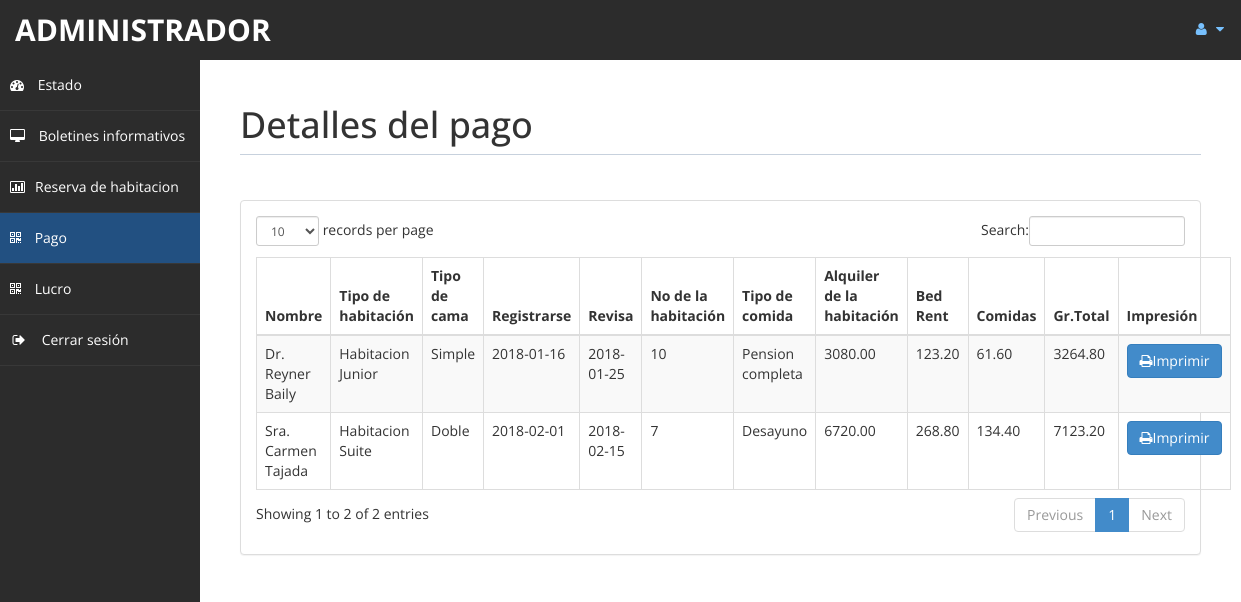
The app's page /admin/payment.php (signed in) with its own data.
### tables this page shows
CREATE TABLE `pagos` (
  `id` int(11) DEFAULT NULL,
  `id_reserva` int(10) UNSIGNED NOT NULL,
  `ttot` double(8,2) DEFAULT NULL,
  `fintot` double(8,2) DEFAULT NULL,
  `mepr` double(8,2) DEFAULT NULL,
  `btot` double(8,2) DEFAULT NULL,

  CONSTRAINT PRIMARY KEY (`id`),
  CONSTRAINT FOREIGN KEY (`id_reserva`) REFERENCES `reservas`(`id`) ON UPDATE CASCADE

);

CREATE TABLE `clientes` (
  `id` int(10) UNSIGNED NOT NULL,
  `trato` varchar(5) DEFAULT NULL,
  `nombres` text,
  `apellidos` text,
  `email` varchar(200) DEFAULT NULL,
  `nacionalidad` varchar(50) DEFAULT NULL,
  `pais` varchar(40) DEFAULT NULL,
  `telef` text,
  
  CONSTRAINT PRIMARY KEY (`id`)
);

CREATE TABLE `habitaciones` (
  `id` int(10) UNSIGNED NOT NULL,                
  `tipo_habitacion` varchar(30) DEFAULT NULL,
  `tipo_cama` varchar(20) DEFAULT NULL,
  `estado_hab` varchar(20) DEFAULT NULL,

  CONSTRAINT PRIMARY KEY (`id`)

);

CREATE TABLE `reservas` (
  `id` int(10) UNSIGNED NOT NULL,
  `id_cliente` int(10) UNSIGNED NOT NULL,
  `nro_habitacion` int(10) UNSIGNED NOT NULL,
  `comidas` varchar(30) DEFAULT NULL,
  `fecha_entrada` date DEFAULT NULL,
  `fecha_salida` date DEFAULT NULL,
  `estado` varchar(15) DEFAULT NULL,
  `cant_dias` int(11) DEFAULT NULL,
  
  CONSTRAINT PRIMARY KEY (`id`)
  

);

### admin/payment.php (the view, shortened to what this page needs)
<!DOCTYPE html>
<html xmlns="http://www.w3.org/1999/xhtml">
<head>
    <link href="assets/css/bootstrap.css" rel="stylesheet" />
    <link href="assets/css/font-awesome.css" rel="stylesheet" />
    <link href="assets/css/custom-styles.css" rel="stylesheet" />
    <link href="assets/js/dataTables/dataTables.bootstrap.css" rel="stylesheet" />
</head>
<body>
    <div id="wrapper">
        <nav class="navbar navbar-default top-navbar" role="navigation">
            <div class="navbar-header">
                <a class="navbar-brand" href="home.php"><?php echo $_SESSION["user"]; ?> </a>
            </div>
            <ul class="nav navbar-top-links navbar-right">
                <li class="dropdown">
                    <a class="dropdown-toggle" data-toggle="dropdown" href="#" aria-expanded="false">
                        <i class="fa fa-user fa-fw"></i> <i class="fa fa-caret-down"></i>
                    </a>
                </li>
            </ul>
        </nav>
        <nav class="navbar-default navbar-side" role="navigation">
            <div class="sidebar-collapse">
                <ul class="nav" id="main-menu">
                    <li>
                        <a href="home.php"><i class="fa fa-dashboard"></i> Estado</a>
                    </li>
                    <li>
                        <a  href="messages.php"><i class="fa fa-desktop"></i> Boletines informativos</a>
                    </li>
					<li>
                        <a href="roombook.php"><i class="fa fa-bar-chart-o"></i>Reserva de habitacion</a>
                    </li>
                    <li>
                        <a class="active-menu" href="payment.php"><i class="fa fa-qrcode"></i> Pago</a>
                    </li>
                    <li>
                        <a  href="profit.php"><i class="fa fa-qrcode"></i> Lucro</a>
                    </li>
                    <li>
                        <a href="logout.php" ><i class="fa fa-sign-out fa-fw"></i> Cerrar sesión</a>
                    </li>
            </div>
        </nav>
        <div id="page-wrapper" >
            <div id="page-inner">
			    <div class="row">
                    <div class="col-md-12">
                        <h1 class="page-header">
                          Detalles del pago<small> </small>
                        </h1>
                    </div>
                </div>
                <div class="row">
                    <div class="col-md-12">
                        <div class="panel panel-default">
                            <div class="panel-body">
                                <div class="table-responsive">
                                    <table class="table table-striped table-bordered table-hover" id="dataTables-example">
                                        <thead>
                                            <tr>
                                                <th>Nombre</th>
                                                <th>Tipo de habitación</th>
                                                <th>Tipo de cama</th>
                                                <th>Registrarse</th>
                                                <th>Revisa</th>
                                                <th>No de la habitación</th>
                                                <th>Tipo de comida</th>
                                                <th>Alquiler de la habitación</th>
                                                <th>Bed Rent</th>
                                                <th>Comidas </th>
                                                <th>Gr.Total</th>
                                                <th>Impresión</th>
                                            </tr>
                                        </thead>
                                        <tbody>
                                        <?php
                                            include ('db.php');
                                            $sql="SELECT C.trato, C.nombres, C.apellidos, R.nro_habitacion, H.tipo_habitacion, H.tipo_cama, R.fecha_entrada, R.fecha_salida, R.comidas, P.*
                                                  FROM `pagos` P INNER JOIN `reservas` R ON P.id_reserva = R.id INNER JOIN `clientes` C ON R.id_cliente = C.id INNER JOIN `habitaciones` H ON H.id = R.nro_habitacion;";
                                            $re = mysqli_query($con,$sql);
                                            while($row = mysqli_fetch_array($re)) {
                                                $id = $row['id'];
                                                if($id % 2 ==1 ) {
                                                    echo"<tr class='gradeC'>";
                                                }
                                                else {
                                                    echo"<tr class='gradeU'>";
                                                }
                                                echo   "<td>".$row['trato']." ".$row['nombres']." ".$row['apellidos']."</td>
                                                        <td>".$row['tipo_habitacion']."</td>
                                                        <td>".$row['tipo_cama']."</td>
                                                        <td>".$row['fecha_entrada']."</td>
                                                        <td>".$row['fecha_salida']."</td>
                                                        <td>".$row['nro_habitacion']."</td>
                                                        <td>".$row['comidas']."</td>
                                                        <td>".$row['ttot']."</td>
                                                        <td>".$row['mepr']."</td>
                                                        <td>".$row['btot']."</td>
                                                        <td>".$row['fintot']."</td>
                                                        <td><a href=print.php?pid=".$id ." <button class='btn btn-primary'> <i class='fa fa-print' ></i>Imprimir</button></td>
                                                    </tr>";
                                            }
                                        ?>
                                        </tbody>
                                    </table>
                                </div>
                            </div>
                        </div>
                    </div>
                </div>
            </div>
        </div>
    </div>
</body>
</html>

### admin/assets/css/custom-styles.css (style rules this page uses)
body { font-family: 'Open Sans', sans-serif; }
#wrapper { width: 100%; background: #2c2c2c; }
#page-wrapper { padding: 15px 15px; min-height: 600px; background:#fff; }
#page-inner { width:100%; margin:10px 20px 10px 0px; background-color:transparent; padding:10px; min-height:1200px; }
h1, .h1, h2, .h2, h3, .h3 { margin-top: 7px; margin-bottom: -5px; }
.page-header { padding-bottom: 9px; margin: 10px 0 45px; border-bottom: 1px solid #C7D1DD; }
.top-navbar { margin:0px; }
.top-navbar .navbar-brand { color: #fff; width: 200px; text-align: left; height: 60px; font-size: 30px; font-weight: 700; text-transform: uppercase; line-height: 30px; }
.top-navbar .nav > li { position: relative; display: inline-block; }
.top-navbar .nav > li > a { position: relative; display: block; padding: 19px 15px; color: #77C0FD; }
.active-menu { background-color:#225081!important; }
.sidebar-collapse , .sidebar-collapse .nav { background:none; }
.sidebar-collapse .nav { padding:0; }
.sidebar-collapse .nav > li > a { color:#fff; background:transparent; text-shadow:none; }
.sidebar-collapse > .nav > li > a { padding:15px 10px; }
.sidebar-collapse > .nav > li { border-bottom: 1px solid rgba(107, 108, 109, 0.19); }
.navbar-side { border:none; background-color: transparent; }
.top-navbar { background: #2c2c2c; border-bottom:none; }
.top-navbar .nav > li > a > i { margin-right: 2px; }
.navbar-default { border:0px solid black; }
.navbar-header { background: #2c2c2c; }
.nav > li > a > i { margin-right:10px; }
@media (min-width:768px) { #page-wrapper { margin: 0 0 0 200px; padding: 15px 30px; min-height: 1200px; } }
@media (min-width:768px) { .navbar-side { z-index: 1; position: absolute; width: 200px; } }
@media (min-width:768px) { .navbar { border-radius: 0px; } }

### records on screen
pagos: clientes.trato "Sra.", clientes.nombres "Carmen", clientes.apellidos "Tajada", habitaciones.tipo_habitacion "Habitacion Suite", habitaciones.tipo_cama "Doble", id_reserva.fecha_entrada "2018-02-01", id_reserva.fecha_salida "2018-02-15", id_reserva.nro_habitacion "7", id_reserva.comidas "Desayuno", ttot "6720.00", mepr "268.80", btot "134.40", fintot "7123.20"
pagos: clientes.trato "Dr.", clientes.nombres "Reyner", clientes.apellidos "Baily", habitaciones.tipo_habitacion "Habitacion Junior", habitaciones.tipo_cama "Simple", id_reserva.fecha_entrada "2018-01-16", id_reserva.fecha_salida "2018-01-25", id_reserva.nro_habitacion "10", id_reserva.comidas "Pension completa", ttot "3080.00", mepr "123.20", btot "61.60", fintot "3264.80"

### other values on screen
$_SESSION["user"] "ADMINISTRADOR"
